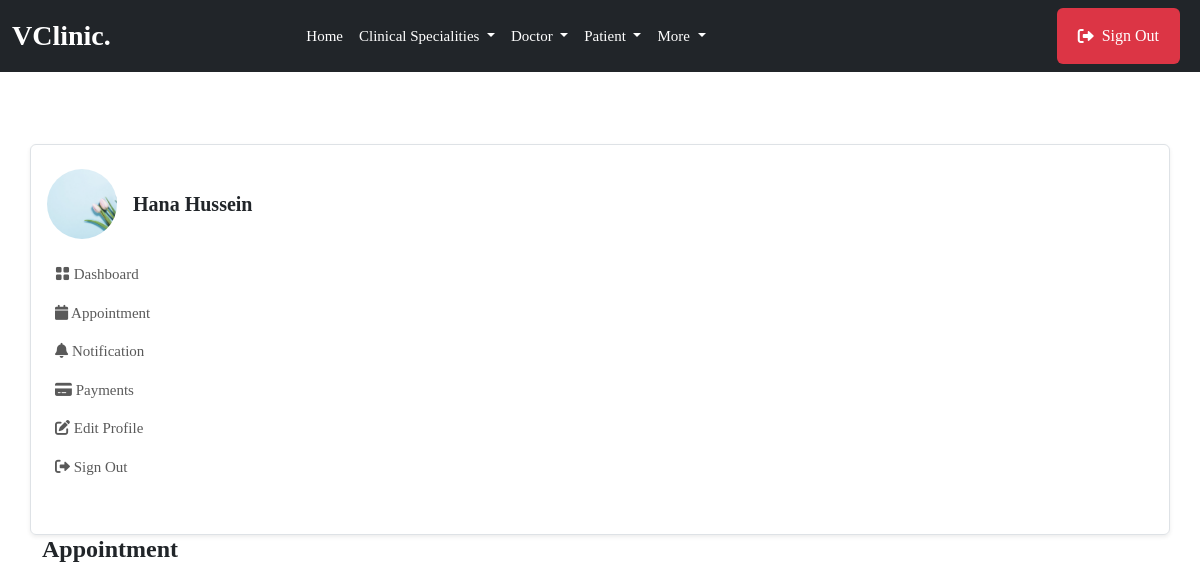
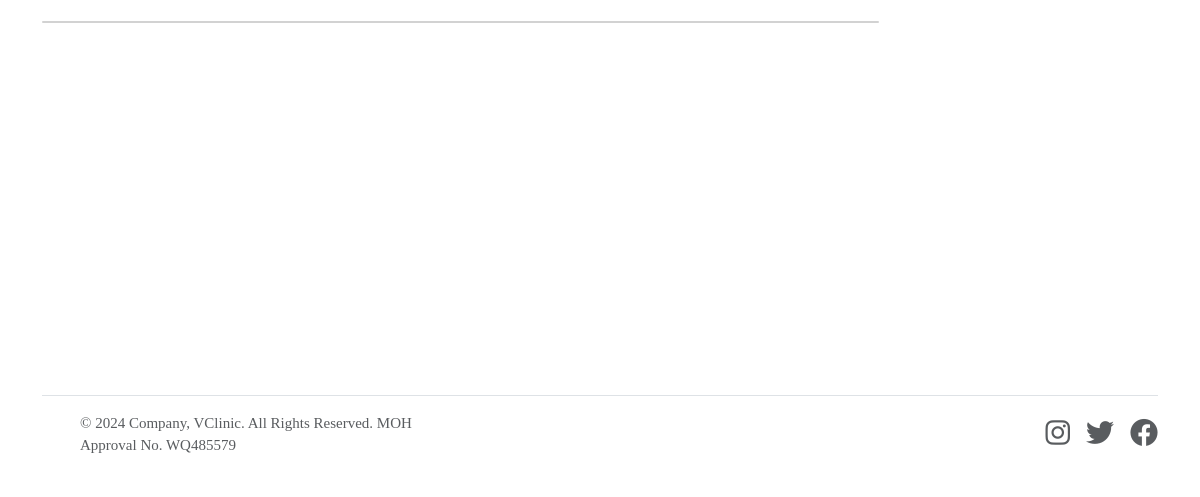
Before: /patient/appointments (signed in) with the older database file (2 pictures, top to bottom).
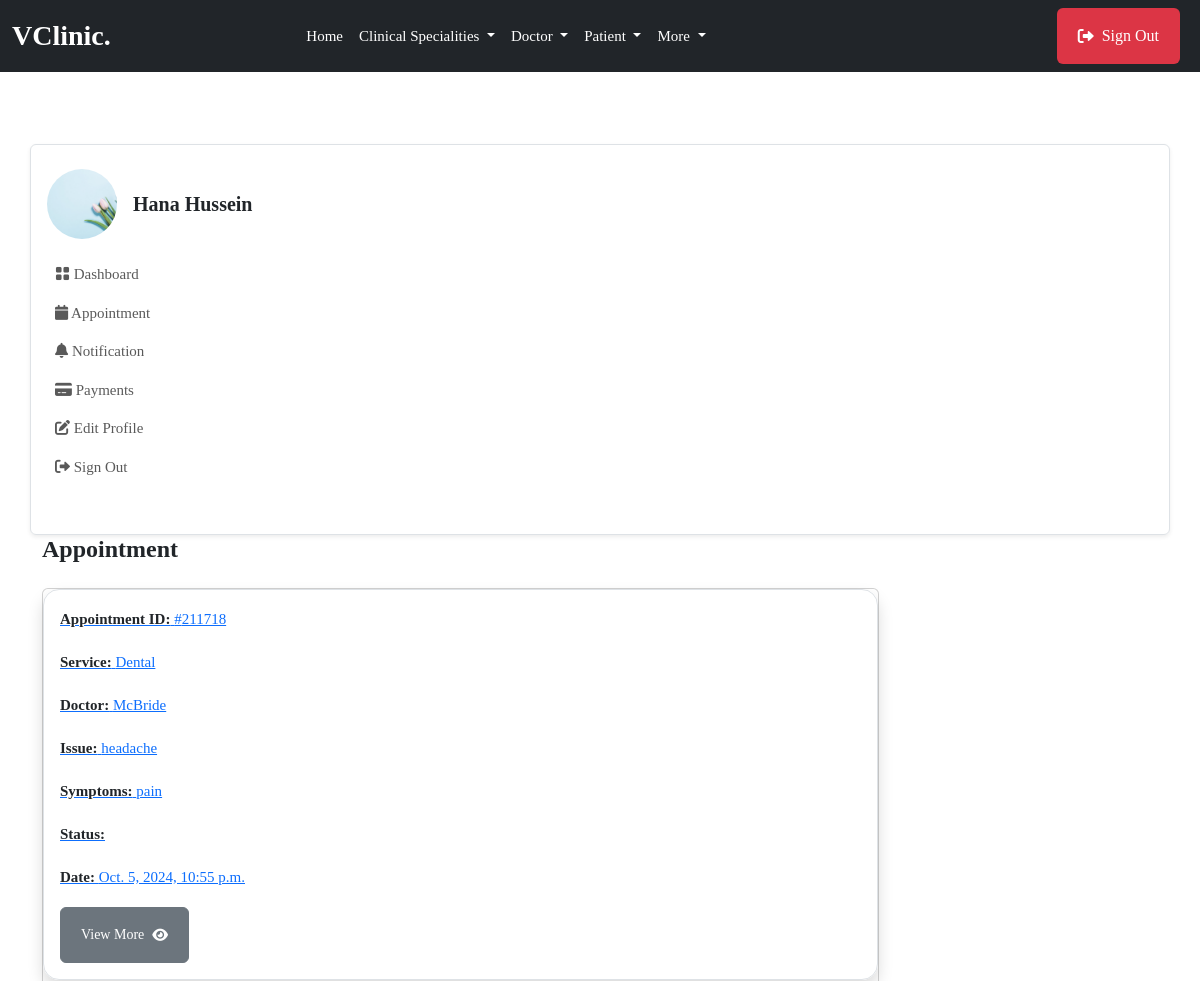
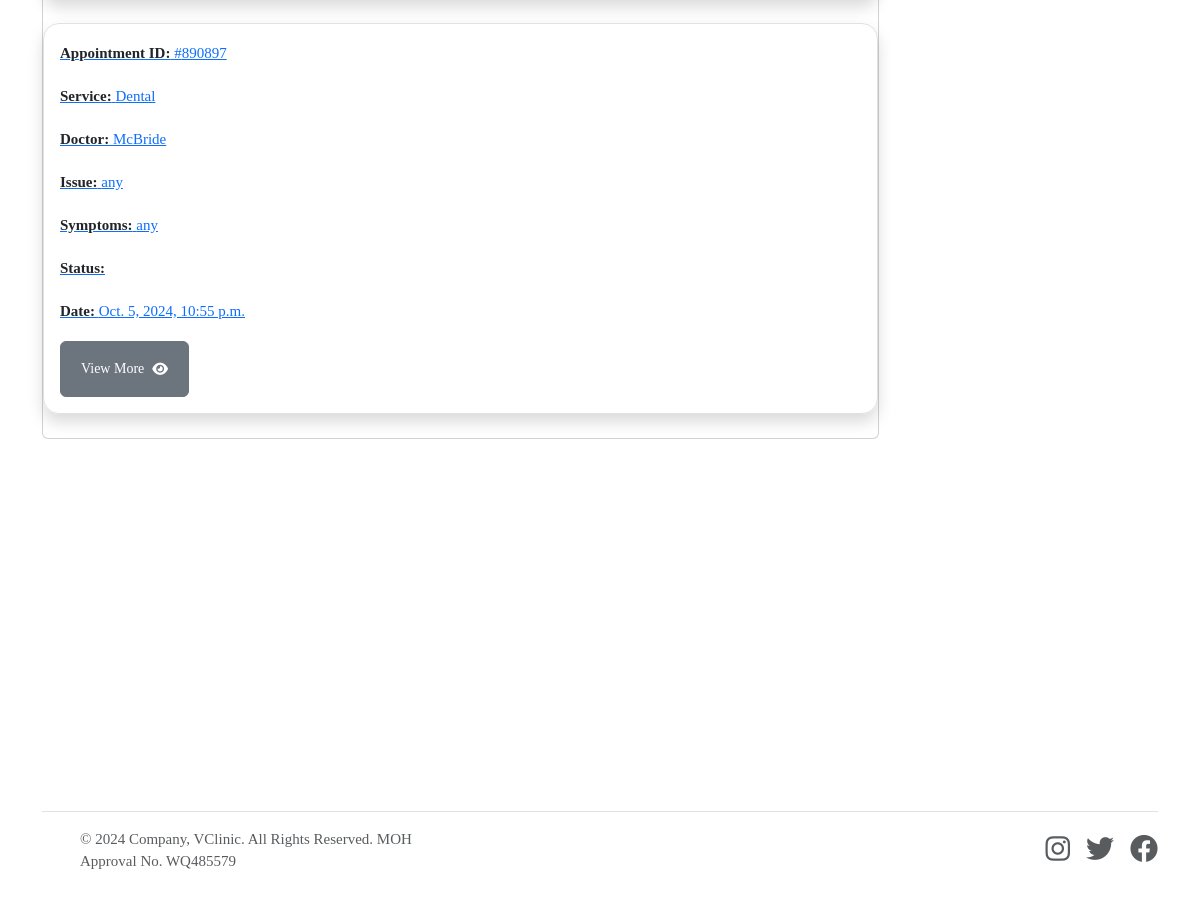
After: the same page with the newer database file (2 pictures, top to bottom).
### userauthapp/models.py (models this page shows, shortened)
class User(AbstractUser):       # override default user model
    email = models.EmailField(unique=True)
    username = models.CharField(max_length=100, null=True, blank=True)
    user_type = models.CharField(max_length=50, choices=USER_TYPE, null=True, blank=True, default=None)
    USERNAME_FIELD = "email"
    REQUIRED_FIELDS = ['username']

### patientapp/models.py (models this page shows, shortened)
class Patient(models.Model):         #create a new model from scratch
    user = models.OneToOneField(userauth_models.User, on_delete=models.CASCADE)  #when we delete this user , we delete doctor, there should be only one doctor that has one user model
    image = models.FileField(upload_to='images', blank=True, null=True)
    full_name = models.CharField(max_length=100, blank=True, null=True)
    mobile = models.CharField(max_length=15, blank=True, null=True)
    address = models.CharField(max_length=100, null=True, blank=True)
    email = models.CharField(max_length=100, null=True, blank=True)
    gender = models.CharField(max_length=100, null=True, blank=True)
    blood_group = models.CharField(max_length=100, null=True, blank=True)
    date_of_birth= models.DateTimeField(default=timezone.now, null=True, blank=True)

### mainapp/models.py (models this page shows, shortened)
class Appointment(models.Model):
    STATUS = [
        ('Scheduled', 'Scheduled'),
        ('Completed', 'Completed'),
        ('Pending', 'Pending'),
        ('Cancelled', 'Cancelled')
    ]
    service = models.ForeignKey(Service, on_delete=models.SET_NULL, null=True, blank=True, related_name='service_appointments')
    doctor = models.ForeignKey(doctor_models.Doctor, on_delete=models.SET_NULL, null=True, blank=True, related_name='doctor_appointments')
    patient = models.ForeignKey(patient_models.Patient, on_delete=models.SET_NULL, null=True, blank=True, related_name='appointments_patient')
    appointment_date = models.DateTimeField(null=True, blank=True)
    issues = models.TextField(blank=True, null=True)
    symptoms = models.TextField(blank=True, null=True)
    appointment_id = ShortUUIDField(length=6, max_length=10, alphabet="1234567890")
    appointment_status = models.CharField(max_length=120, choices=STATUS, default='Pending')

class Service(models.Model):
    image = models.FileField(upload_to="images", null=True, blank=True)
    name = models.CharField(max_length=255)         # name of clinical specialitis
    description = models.TextField(blank=True, null=True)       # description of clinical specialitis
    cost = models.DecimalField(max_digits=10, decimal_places=2)         # How mush the clinical specialitis cost
    available_doctors = models.ManyToManyField(doctor_models.Doctor, blank=True)        #every clinical specialitis have many doctors

### doctorapp/models.py (models this page shows, shortened)
class Doctor(models.Model):         #create a new model from scratch
    user = models.OneToOneField(userauth_models.User, on_delete=models.CASCADE)  #when we delete this user , we delete doctor, there should be only one doctor that has one user model
    image = models.FileField(upload_to='images', default='images/doctor-default.png', blank=True, null=True)
    full_name = models.CharField(max_length=100, blank=True, null=True)
    mobile = models.CharField(max_length=15, blank=True, null=True)
    country = models.CharField(max_length=100, null=True, blank=True)
    bio = models.CharField(max_length=100, null=True, blank=True)
    specializations = models.CharField(max_length=100, null=True, blank=True)
    qualifications = models.CharField(max_length=100, null=True, blank=True)
    years_of_experience = models.CharField(max_length=100, null=True, blank=True)
    next_available_appointment_date = models.DateTimeField(default=timezone.now, null=True, blank=True)

### patientapp/views.py (the view)
# urls.py: path("appointments", views.appointments, name="appointments"),
@login_required
def appointments(request):
    patient = patient_models.Patient.objects.get(user=request.user)
    appointments = base_models.Appointment.objects.filter(patient=patient)
    context = {
        "appointments": appointments,
    }
    return render(request, "patientapp/appointments.html", context)

### templates/patientapp/appointments.html (shortened to what this page needs)
{% extends 'partials/base.html' %} {% block content %}
<section class="pt-5 pb-5">
    <div class="container">
        <div class="row mt-0 mt-md-4">
            {% include 'patientapp/sidebar.html' %}
            <div class="col-lg-9 col-md-8 col-12">
                <h4 class="mb-0 mb-4 fw-bold">Appointment</h4>
                <div class="card mb-4">
                    {% for a in appointments %}
                    <div class="shadow border p-3 mb-4 rounded-4">
                        <a href="{% url 'patientapp:appointment_detail' a.appointment_id %}">
                            <p><span class="fw-semibold text-dark">Appointment ID:</span> #{{a.appointment_id}}</p>
                            <p><span class="fw-semibold text-dark">Service:</span> {{a.service.name}}</p>
                            <p><span class="fw-semibold text-dark">Doctor:</span> {{a.doctor.full_name}}</p>
                            <p><span class="fw-semibold text-dark">Issue:</span> {{a.issues}}</p>
                            <p><span class="fw-semibold text-dark">Symptoms:</span> {{a.symptoms}}</p>
                            <p><span class="fw-semibold text-dark">Status:</span> {{a.status}}</p>
                            <p><span class="fw-semibold text-dark">Date:</span> {{a.appointment_date}}</p>
                            <button class="btn btn-secondary btn-sm">View More <i class="fas fa-eye ms-2"></i></button>
                        </a>
                    </div>
                    {% endfor %}
                </div>
            </div>
        </div>
</section>
{% endblock content %}

### templates/partials/base.html (shortened to what this page needs)
{% load static %}
<!DOCTYPE html>
<html lang="en">
    <head>
        <link rel="stylesheet" href="https://cdn.jsdelivr.net/npm/bootstrap-icons@1.11.3/font/bootstrap-icons.min.css" />
        <link href="https://cdn.jsdelivr.net/npm/bootstrap@5.3.3/dist/css/bootstrap.min.css" rel="stylesheet" />
        <link href="https://cdnjs.cloudflare.com/ajax/libs/font-awesome/6.0.0/css/all.min.css" rel="stylesheet" />
        <link rel="stylesheet" href="https://cdn.jsdelivr.net/npm/bootstrap-icons@1.11.3/font/bootstrap-icons.min.css" />
        <link rel="stylesheet" href="{% static 'assets/css/style.css' %}" />
    </head>
    <body>
        <nav class="navbar navbar-expand-lg navbar-dark bg-dark">
            <div class="container-fluid">
                <a class="navbar-brand fw-bold fs-3" href="/">VClinic.</a>
                <div class="collapse navbar-collapse" id="navbarSupportedContent">
                    <div class="mx-auto">
                        <ul class="navbar-nav me-auto mb-2 mb-lg-0">
                            <li class="nav-item">
                                <a class="nav-link active" aria-current="page" href="/">Home</a>
                            </li>
                            <li class="nav-item dropdown">
                                <a class="nav-link dropdown-toggle text-white" href="#" id="navbarDropdown" role="button" data-bs-toggle="dropdown" aria-expanded="false"> Clinical Specialities </a>
                            </li>
                            <li class="nav-item dropdown">
                                <a class="nav-link dropdown-toggle text-white" href="#" id="navbarDropdown" role="button" data-bs-toggle="dropdown" aria-expanded="false">Doctor </a>
                            </li>
                            <li class="nav-item dropdown">
                                <a class="nav-link dropdown-toggle text-white" href="#" id="navbarDropdown" role="button" data-bs-toggle="dropdown" aria-expanded="false">Patient </a>
                            </li>
                            <li class="nav-item dropdown">
                                <a class="nav-link dropdown-toggle text-white" href="#" id="navbarDropdown" role="button" data-bs-toggle="dropdown" aria-expanded="false"> More </a>
                            </li>
                        </ul>
                    </div>
                    <div class="d-flex ms-auto">
                        {% if request.user.is_authenticated %}
                        <a href="{% url 'userauthapp:sign-out' %}" class="btn bg-danger text-white me-2" type="submit"><i class="fas fa-sign-out-alt me-2"></i> Sign Out </a>
                        {% else %}
                        <a href="{% url 'userauthapp:sign-in' %}" class="btn bg-white me-2" type="submit">Login <i class="fas fa-sign-in-alt ms-2"></i></a>
                        <a href="{% url 'userauthapp:sign-up' %}" class="btn btn-primary" type="submit">Register <i class="fas fa-user-plus ms-2"></i></a>
                        {% endif %}
                    </div>
                </div>
            </div>
        </nav>
         {% block content %} {% endblock content %}
        <section class="container" style="margin-top: 300px">
            <footer class="d-flex flex-wrap justify-content-between align-items-center py-3 my-4 border-top">
                <div class="col-md-4 d-flex align-items-center">
                    <a href="/" class="mb-3 me-2 mb-md-0 text-muted text-decoration-none lh-1">
                        <svg class="bi" width="30" height="24"><use xlink:href="#bootstrap" /></svg>
                    </a>
                    <span class="mb-3 mb-md-0 text-muted">&copy; 2024 Company, VClinic. All Rights Reserved. MOH Approval No. WQ485579</span>
                </div>
                <ul class="nav col-md-4 justify-content-end list-unstyled d-flex">
                    <li class="ms-3 fs-3">
                        <a class="text-muted" href="#"><i class="fab fa-instagram"></i></a>
                    </li>
                    <li class="ms-3 fs-3">
                        <a class="text-muted" href="#"><i class="fab fa-twitter"></i></a>
                    </li>
                    <li class="ms-3 fs-3">
                        <a class="text-muted" href="#"><i class="fab fa-facebook"></i></a>
                    </li>
                </ul>
            </footer>
        </section>
    </body>
</html>

### templates/patientapp/sidebar.html (shortened to what this page needs)
    <nav class="navbar navbar-expand-md shadow-sm mb-4 mb-lg-0 sidenav border rounded">
        <div class="collapse navbar-collapse p-3" id="sidenav">
            <div class="navbar-nav flex-column">
                <div class="d-flex align-items-center mb-3">
                    {% if request.user.patient.image %}
                    <img src="{{request.user.patient.image.url}}" alt="avatar" class="rounded-circle avatar-xl" style="width: 70px; height: 70px; object-fit: cover" />
                    {% endif %}
                    <div class="ms-3">
                        <h5 class="mb-0 fw-bold">{{request.user.patient.full_name}}</h5>
                    </div>
                </div>
                <ul class="list-unstyled ms-n2 mb-4">
                    <li class="nav-item">
                        <a class="dropdown-item nav-link" href="{% url 'patientapp:dashboard' %}"><i class="bi bi-grid-fill"></i> Dashboard</a>
                    </li>
                    <li class="nav-item">
                        <a class="dropdown-item nav-link" href="{% url 'patientapp:appointments' %}"><i class="fas fa-calendar"></i> Appointment</a>
                    </li>
                    <li class="nav-item">
                        <a class="dropdown-item nav-link" href="{% url 'patientapp:notifications' %}"><i class="fas fa-bell"></i> Notification</a>
                    </li>
                    <li class="nav-item">
                        <a class="dropdown-item nav-link" href="{% url 'patientapp:payments' %}"><i class="fas fa-credit-card"></i> Payments</a>
                    </li>
                    <li class="nav-item">
                        <a class="nav-link" href="{% url 'patientapp:profile' %}"> <i class="fas fa-edit"></i> Edit Profile </a>
                    </li>
                    <li class="nav-item">
                        <a class="nav-link" href="{% url 'userauthapp:sign-out' %}"> <i class="fas fa-sign-out-alt"></i> Sign Out </a>
                    </li>
                </ul>
            </div>
        </div>
    </nav>
</div>

### static/assets/css/style.css (style rules this page uses)
body { background: #ffffff; color: var(--bs-body-color); font-size: 15px; font-family: var(--body-font-family); margin: 0; overflow-x: hidden !important; font-weight: 400; }
.p, p { line-height: 1.8; color: var(--paragraphColor); }
.btn { padding: 10px 20px; height: 56px; display: inline-flex; align-items: center; justify-content: center; cursor: pointer; transition: all ease 0.4s; border-radius: 0.375rem; overflow: hidden; animation-delay: 0.7s; animation-duration: 0.5s; position: relative; }
.btn::after { background-color: rgba(255, 255, 255, 0.76); content: ""; height: 150px; left: -75px; position: absolute; top: -35px; transform: rotate(35deg); transition: all 1600ms cubic-bezier(0.19, 1, 0.22, 1); width: 40px; opacity: 0; }

Changed rows visible on the page:
added Appointment: appointment_id "211718", service.name "Dental", doctor.full_name "McBride", issues "headache", symptoms "pain", appointment_date "Oct. 5, 2024, 10:55 p.m."
added Appointment: appointment_id "890897", service.name "Dental", doctor.full_name "McBride", issues "any", symptoms "any", appointment_date "Oct. 5, 2024, 10:55 p.m."
